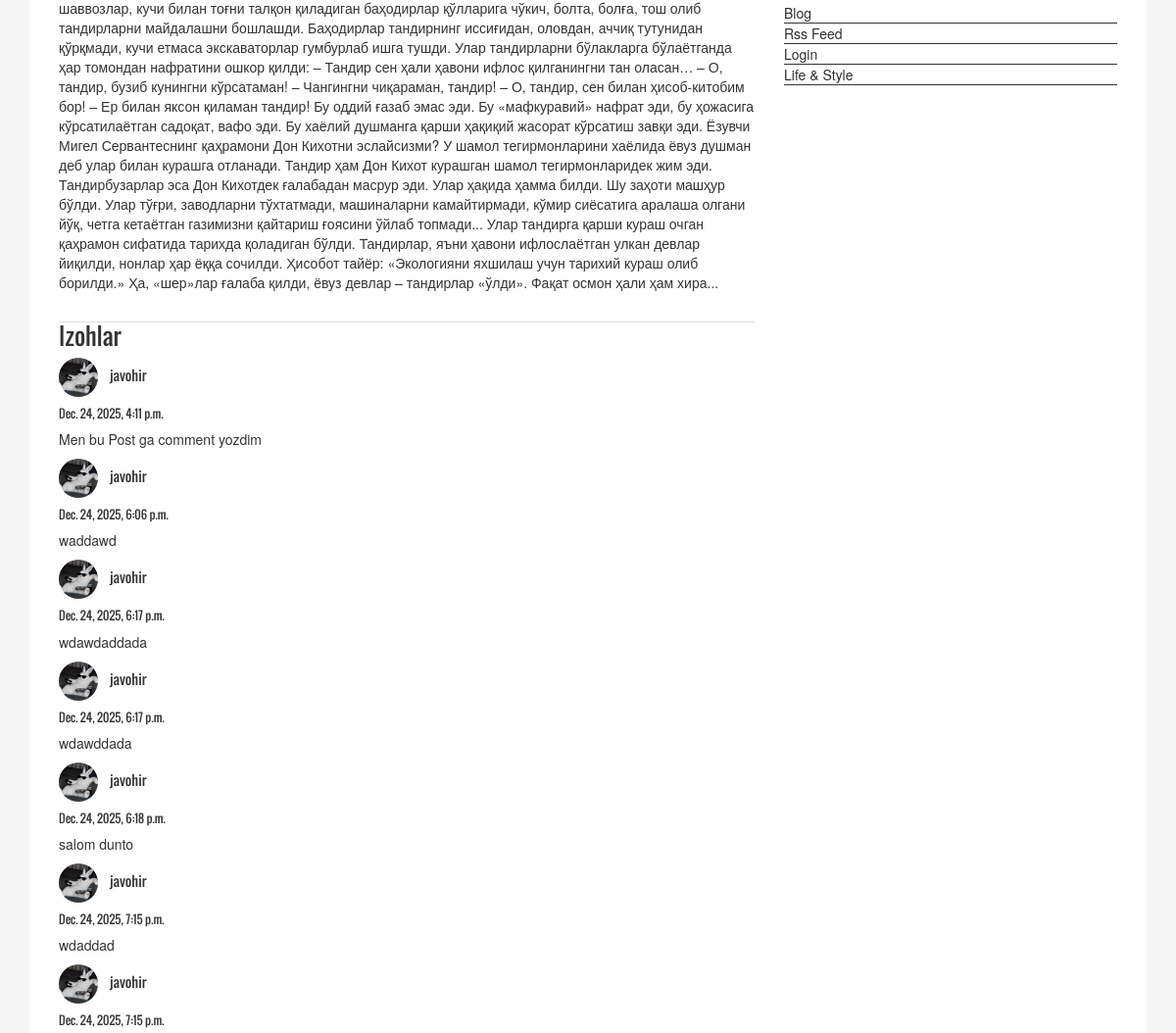
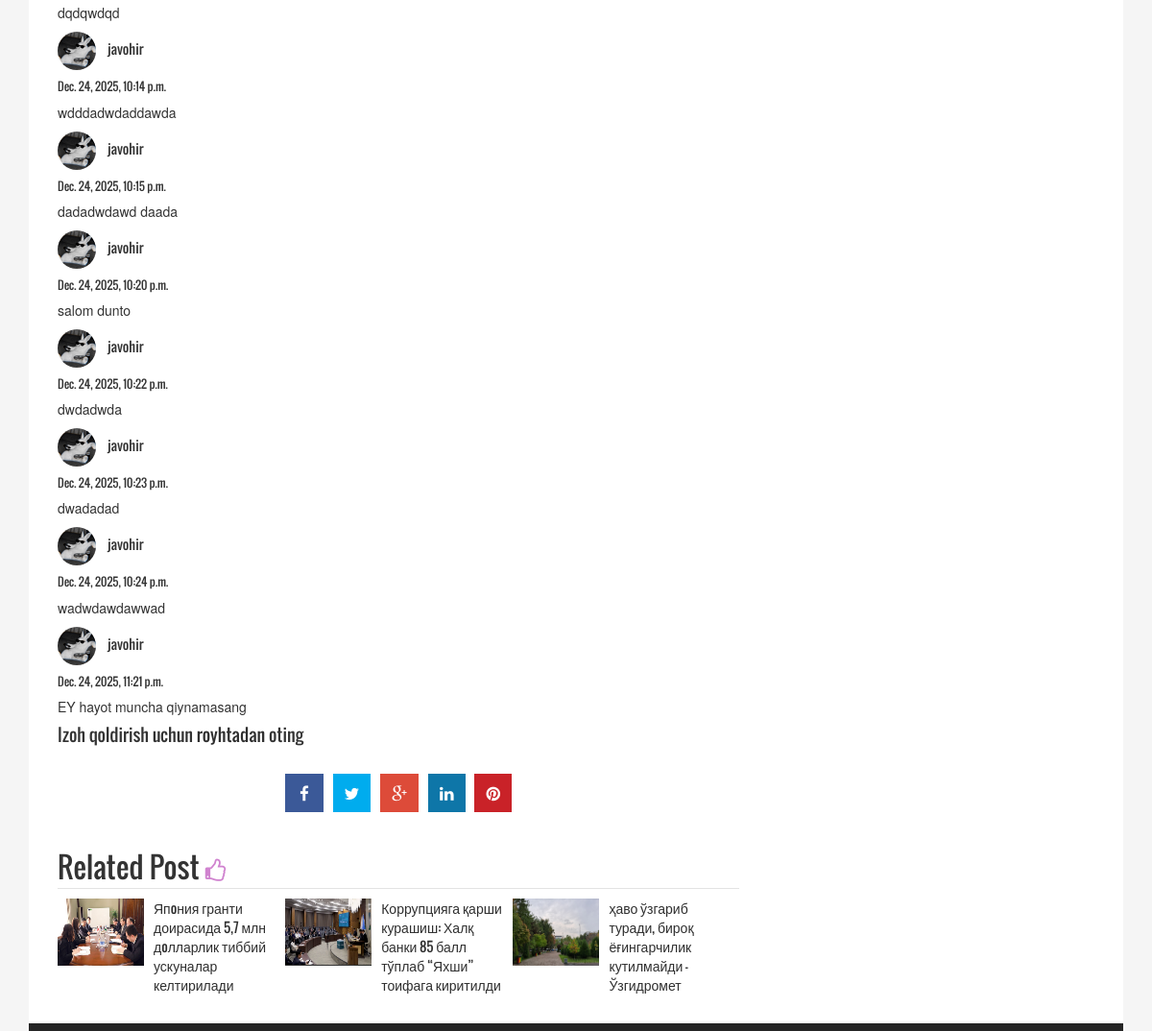
/news/oyalar-andaj-tuiladi-yohud-tandirga-arshi-ulu-zhangning-boshlanishi/ (middle part), run on an earlier commit of the app's database (2 pictures, top to bottom).
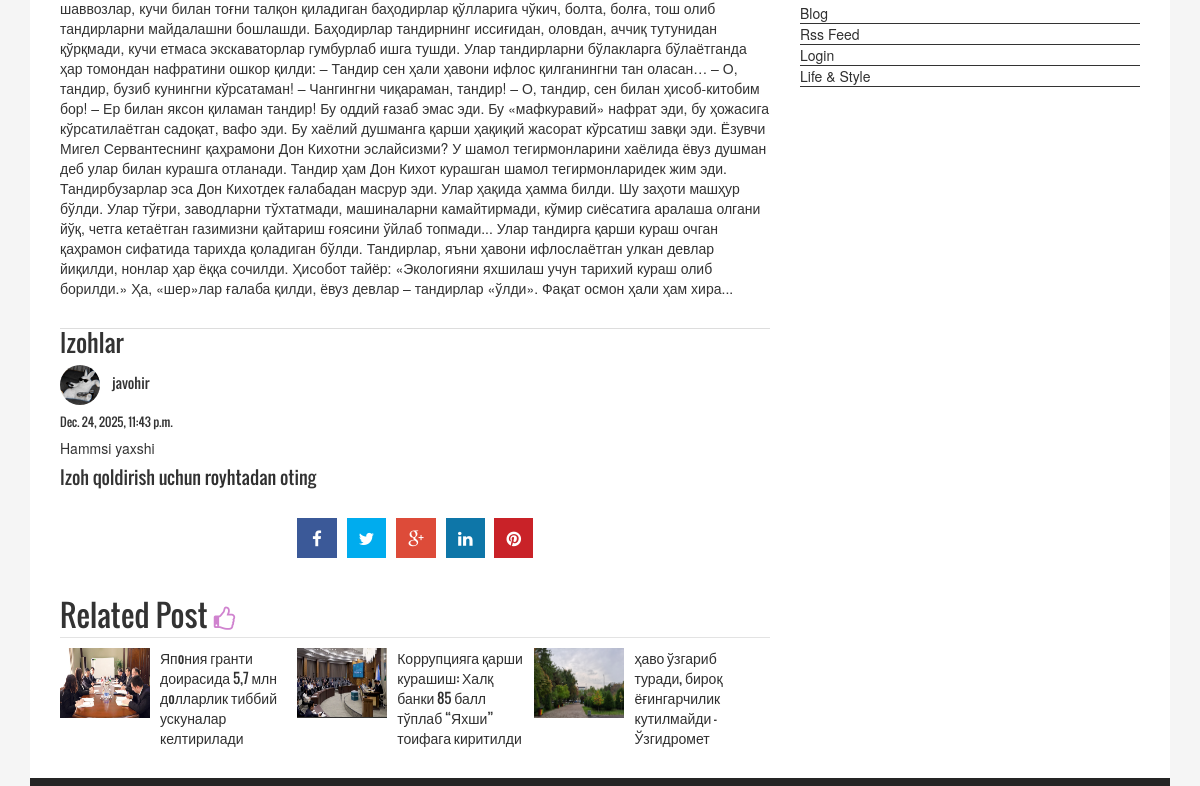
And on a later commit of the database.
### news_app/models.py (models this page shows, shortened)
class Comment(models.Model) :
    user  = models.ForeignKey(User ,  on_delete=models.CASCADE , related_name='comments')
    news = models.ForeignKey(New , on_delete=models.CASCADE , related_name='comments')
    body  = models.TextField()
    created_time = models.DateTimeField(auto_now_add=True)
    active = models.BooleanField(default=True)
    class Meta :
        ordering = ['created_time' ,]

class New(models.Model):
    class Status(models.TextChoices):
        Draft = "DF", "Draft"
        Published = "PB", "Published"
    title = models.CharField(max_length=250)
    slug = models.SlugField(max_length=250, unique=True, blank=True)
    body = models.TextField()
    image = models.ImageField(upload_to="news/images")
    category = models.ForeignKey(Category, on_delete=models.CASCADE)
    publish_time = models.DateTimeField(default=timezone.now)
    created_time = models.DateTimeField(auto_now_add=True)
    update_time = models.DateTimeField(auto_now=True)
    status = models.CharField(
        max_length=2, choices=Status.choices, default=Status.Draft
    )
    objects = models.Manager()
    published = PublishedManager()
    class Meta:
        ordering = ["-publish_time"]
    def get_absolute_url(self):
        return reverse("news_detail" , kwargs={'slug' : self.slug})

### accounts/models.py (models this page shows, shortened)
class ProfileModel(models.Model):
    user = models.OneToOneField(User, on_delete=models.CASCADE , related_name='profile')
    image = models.ImageField(upload_to="users/", blank=True, null=True)
    date_of_birth = models.DateTimeField(blank=True , null=True)

### news_app/views.py (the view, shortened to what this page needs)
# urls.py: path('news/<slug:slug>/' , DetailPageNews.as_view() , name='news_detail'),
class DetailPageNews(DetailView):
    model = New
    template_name = "news/single_page.html"
    def get_context_data(self, **kwargs):
        context = super().get_context_data(**kwargs)
        context["news"] = self.object
        context['comment_form'] = CommentFrom()
        context["related_posts"] = (
            New.published.all()
            .exclude(id=self.object.id)
            .filter(category__name=self.object.category)
            .order_by("?")[:3]
        )
        return context

### news_app/context_compresser.py (called while the page is built)
def last_news(request) :
    last_news = New.published.all().order_by("-publish_time")[:10]
    context = {
        'last_news' : last_news
    }
    return context

def categories_list(request):
    categories_list = Category.objects.all()
    context = {
        'categories' : categories_list
    }
    return context

### news_app/models.py (called while the page is built)
    def get_queryset(self):
        return super().get_queryset().filter(status  =  New.Status.Published)

    def __str__(self):
        return self.name

### templates/news/single_page.html (shortened to what this page needs)
{% extends "news/base.html" %}
{% load static %}
{% block content %}
<section id="contentSection">
  <div class="row">
    <div class="col-lg-8 col-md-8 col-sm-8">
      <div class="left_content">
        <div class="single_page">
          <div class="single_page_content">
            <p>{{news.body}}</p>
          </div>
          <div>
            <div>
              <h3>Izohlar</h3>
              {% for comment in news.comments.all %}
              <div class="card " >
                <div class="card-body">
                  <div style="display: flex; gap: 12px;">
                    {% if comment.user.profile.image.url %}
                    <div>
                      <img src="{{comment.user.profile.image.url}}"
                        style="width: 40px; height: 40px; border-radius: 100%;" alt="">
                    </div>
                    {% endif %}
                    <h5 class="card-title">
                      {{comment.user}}
                    </h5>
                  </div>
                  <h6 class="card-subtitle mb-2 text-body-secondary">
                    {{comment.created_time}}
                  </h6>
                  <p class="card-text">{{comment.body}}</p>
                </div>
              </div>
              {% endfor %}
            </div>
            {% if request.user.is_authenticated %}
            <div>
              <h2>Izoh qoldiring</h2>
              <form method="post">
                {% csrf_token %}
                {{comment_form.as_p}}
                <button class="btn btn-primary" type="submit">Joylash</button>
              </form>
            </div>
            {% else %}
            <h4>Izoh qoldirish uchun <a href="{% url 'sing_up' %}">royhtadan</a> oting</h4>
            {% endif %}
          </div>
          <div class="social_link">
            <ul class="sociallink_nav">
              <li><a href="#"><i class="fa fa-facebook"></i></a></li>
              <li><a href="#"><i class="fa fa-twitter"></i></a></li>
              <li><a href="#"><i class="fa fa-google-plus"></i></a></li>
              <li><a href="#"><i class="fa fa-linkedin"></i></a></li>
              <li><a href="#"><i class="fa fa-pinterest"></i></a></li>
            </ul>
          </div>
          <div class="related_post">
            <h2>Related Post <i class="fa fa-thumbs-o-up"></i></h2>
            <ul class="spost_nav wow fadeInDown animated">
              {% for related_post in related_posts %}
              <li>
                <div class="media">
                  <a class="media-left" href="{{related_post.get_absolute_url}}">
                    <img src="{{related_post.image.url}}" alt="">
                  </a>
                  <div class="media-body">
                    <a class="catg_title" href="{{related_post.get_absolute_url}}">
                      {{related_post.title}}
                    </a>
                  </div>
                </div>
              </li>
              {% endfor %}
            </ul>
          </div>
        </div>
      </div>
    </div>
    <div class="col-lg-4 col-md-4 col-sm-4">
      <aside class="right_content">
        <div class="single_sidebar wow fadeInDown">
          <ul>
            <li><a href="#">Blog</a></li>
            <li><a href="#">Rss Feed</a></li>
            <li><a href="#">Login</a></li>
            <li><a href="#">Life &amp; Style</a></li>
          </ul>
        </div>
      </aside>
    </div>
  </div>
</section>
{% endblock content %}

What changed in the data, as far as the page shows it:
removed Comment: user.profile.image (picture), user "javohir", created_time "Dec. 24, 2025, 4:11 p.m.", body "Men bu Post ga comment yozdim"
removed Comment: user.profile.image (picture), user "javohir", created_time "Dec. 24, 2025, 6:06 p.m.", body "waddawd"
removed Comment: user.profile.image (picture), user "javohir", created_time "Dec. 24, 2025, 6:17 p.m.", body "wdawdaddada"
removed Comment: user.profile.image (picture), user "javohir", created_time "Dec. 24, 2025, 6:17 p.m.", body "wdawddada"
removed Comment: user.profile.image (picture), user "javohir", created_time "Dec. 24, 2025, 6:18 p.m.", body "salom dunto"
removed Comment: user.profile.image (picture), user "javohir", created_time "Dec. 24, 2025, 7:15 p.m.", body "wdaddad"
removed Comment: user.profile.image (picture), user "javohir", created_time "Dec. 24, 2025, 7:15 p.m.", body "dqdqwdqd"
removed Comment: user.profile.image (picture), user "javohir", created_time "Dec. 24, 2025, 10:14 p.m.", body "wdddadwdaddawda"
removed Comment: user.profile.image (picture), user "javohir", created_time "Dec. 24, 2025, 10:15 p.m.", body "dadadwdawd daada"
removed Comment: user.profile.image (picture), user "javohir", created_time "Dec. 24, 2025, 10:20 p.m.", body "salom dunto"
removed Comment: user.profile.image (picture), user "javohir", created_time "Dec. 24, 2025, 10:22 p.m.", body "dwdadwda"
removed Comment: user.profile.image (picture), user "javohir", created_time "Dec. 24, 2025, 10:23 p.m.", body "dwadadad"
removed Comment: user.profile.image (picture), user "javohir", created_time "Dec. 24, 2025, 10:24 p.m.", body "wadwdawdawwad"
removed Comment: user.profile.image (picture), user "javohir", created_time "Dec. 24, 2025, 11:21 p.m.", body "EY hayot muncha qiynamasang"
added Comment: user.profile.image (picture), user "javohir", created_time "Dec. 24, 2025, 11:43 p.m.", body "Hammsi yaxshi"
